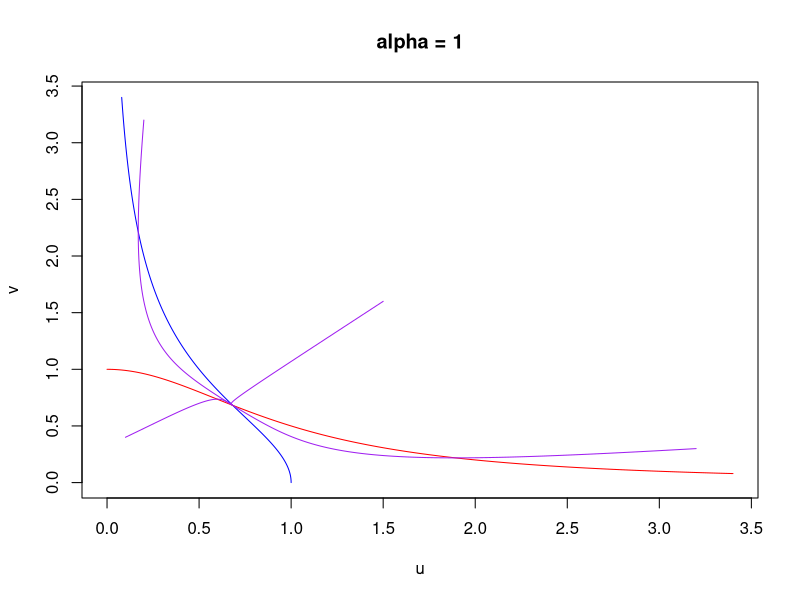
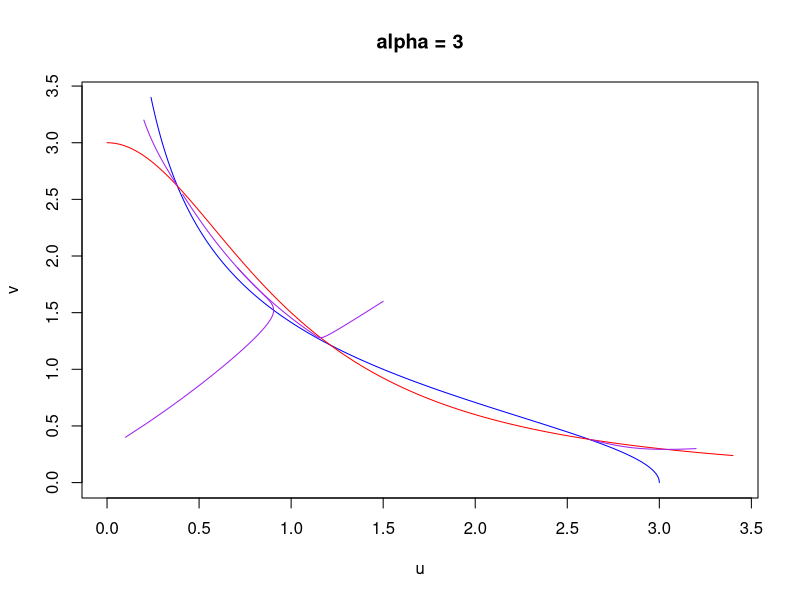
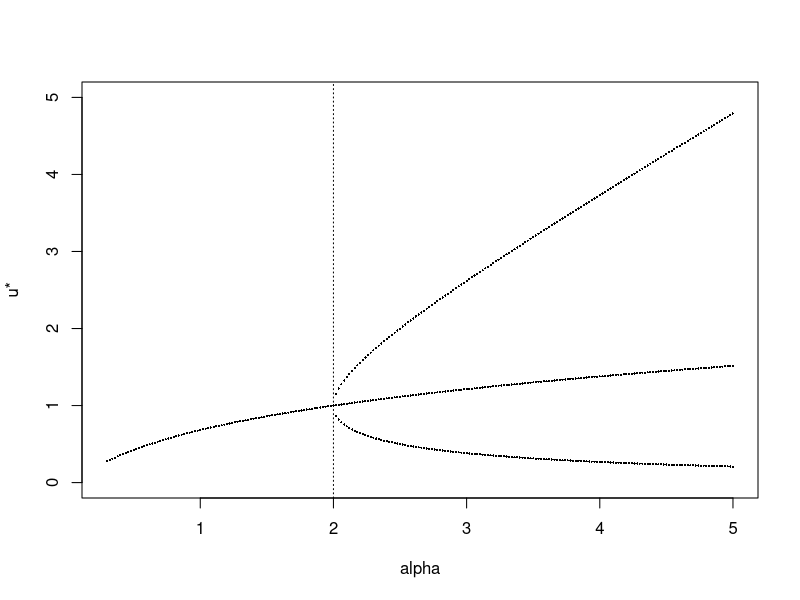

Generate these figures, in order, with R:
# Toggle switch du/dt = -u + a/(1 + v^n), dv/dt = -v + a/(1 + u^n): nullclines, trajectories and
# the fixed points against a (n = 2), using deSolve for the integration.
library(deSolve)
n <- 2
toggle <- function(t, y, a) list(c(-y[1] + a / (1 + y[2]^n), -y[2] + a / (1 + y[1]^n)))
for (a in c(1, 3)) {
  s <- seq(0, 3.4, length.out = 300)
  plot(a / (1 + s^n), s, type = "l", col = "blue", xlim = c(0, 3.4), ylim = c(0, 3.4),
       xlab = "u", ylab = "v", main = paste("alpha =", a))
  lines(s, a / (1 + s^n), col = "red")
  for (y0 in list(c(0.2, 3.2), c(3.2, 0.3), c(0.1, 0.4), c(1.5, 1.6))) {
    out <- ode(y0, seq(0, 15, 0.05), toggle, a)
    lines(out[, 2], out[, 3], col = "purple")
  }
}
# fixed points: roots of u = a / (1 + (a / (1 + u^n))^n) on (0, a)
fp <- function(a) {
  u <- seq(1e-6, a, length.out = 20001)
  g <- -u + a / (1 + (a / (1 + u^n))^n)
  u[which(diff(sign(g)) != 0)]
}
as <- seq(0.3, 5, 0.02)
plot(NULL, xlim = range(as), ylim = c(0, 5), xlab = "alpha", ylab = "u*")
for (a in as) points(rep(a, length(fp(a))), fp(a), pch = 16, cex = 0.3)
abline(v = 2, lty = 3)   # pitchfork at alpha = 2 for n = 2
